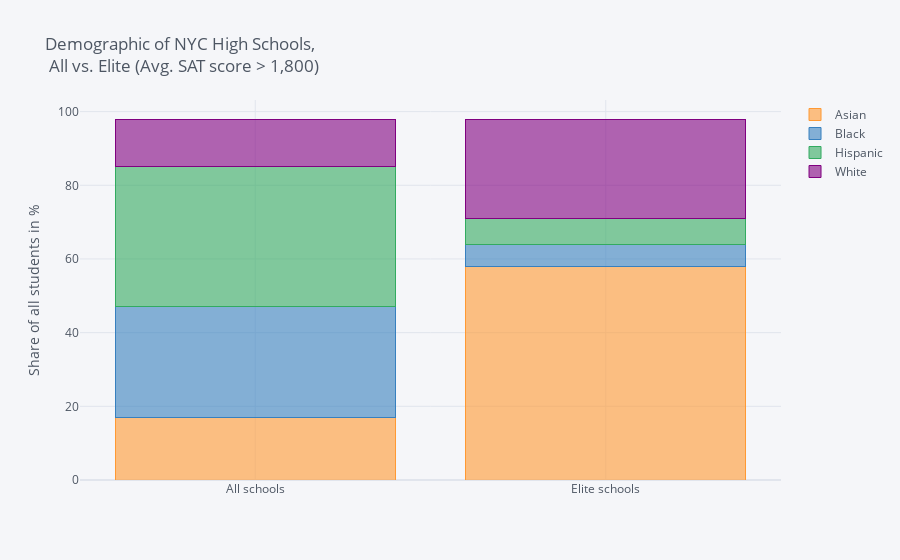

The notebook cell this image was saved under:
### Code cell
#List of the racial makeups
num_race = ['asian_num', 'black_num', 'hispanic_num', 'white_num']

#Filter out schools with 'Elite' Sat Scores (> 1800)
high_sat_scores = combined["sat_score"] > 1800

#Create a dateframe, aggregating the sum of each race, average SAT scores by race
race_dist = pd.DataFrame(data=[combined.loc[:, num_race].sum()/combined.loc[:, num_race].sum().sum(),
                               combined.loc[high_sat_scores , num_race].sum()/combined.loc[high_sat_scores , num_race].sum().sum()],
                         index=["All schools", "Elite schools"])*100

#Create the appropriate columns
race_dist.columns = ["Asian","Black","Hispanic", "White"]

#Stacked bar to analyze demographic of students in these high average SAT scores 
race_dist.astype(int).iplot(kind="bar", barmode="stack", yTitle='Share of all students in %',
                            title='Demographic of NYC High Schools, <br> All vs. Elite (Avg. SAT score > 1,800)')

### Figure 1 — Plotly figure (JSON) as saved in the notebook; plotly's stock layout.template omitted (floating-point values rounded to 4 significant figures)
{"data": [{"marker": {"color": "rgba(255, 153, 51, 0.6)", "line": {"color": "rgba(255, 153, 51, 1.0)", "width": 1}}, "name": "Asian", "orientation": "v", "text": "", "type": "bar", "x": ["All schools", "Elite schools"], "y": [17, 58]}, {"marker": {"color": "rgba(55, 128, 191, 0.6)", "line": {"color": "rgba(55, 128, 191, 1.0)", "width": 1}}, "name": "Black", "orientation": "v", "text": "", "type": "bar", "x": ["All schools", "Elite schools"], "y": [30, 6]}, {"marker": {"color": "rgba(50, 171, 96, 0.6)", "line": {"color": "rgba(50, 171, 96, 1.0)", "width": 1}}, "name": "Hispanic", "orientation": "v", "text": "", "type": "bar", "x": ["All schools", "Elite schools"], "y": [38, 7]}, {"marker": {"color": "rgba(128, 0, 128, 0.6)", "line": {"color": "rgba(128, 0, 128, 1.0)", "width": 1}}, "name": "White", "orientation": "v", "text": "", "type": "bar", "x": ["All schools", "Elite schools"], "y": [13, 27]}], "layout": {"barmode": "stack", "legend": {"bgcolor": "#F5F6F9", "font": {"color": "#4D5663"}, "traceorder": "normal"}, "paper_bgcolor": "#F5F6F9", "plot_bgcolor": "#F5F6F9", "title": {"font": {"color": "#4D5663"}, "text": "Demographic of NYC High Schools, <br> All vs. Elite (Avg. SAT score > 1,800)"}, "xaxis": {"gridcolor": "#E1E5ED", "showgrid": true, "tickfont": {"color": "#4D5663"}, "title": {"font": {"color": "#4D5663"}, "text": ""}, "zerolinecolor": "#E1E5ED"}, "yaxis": {"gridcolor": "#E1E5ED", "showgrid": true, "tickfont": {"color": "#4D5663"}, "title": {"font": {"color": "#4D5663"}, "text": "Share of all students in %"}, "zerolinecolor": "#E1E5ED"}}}
